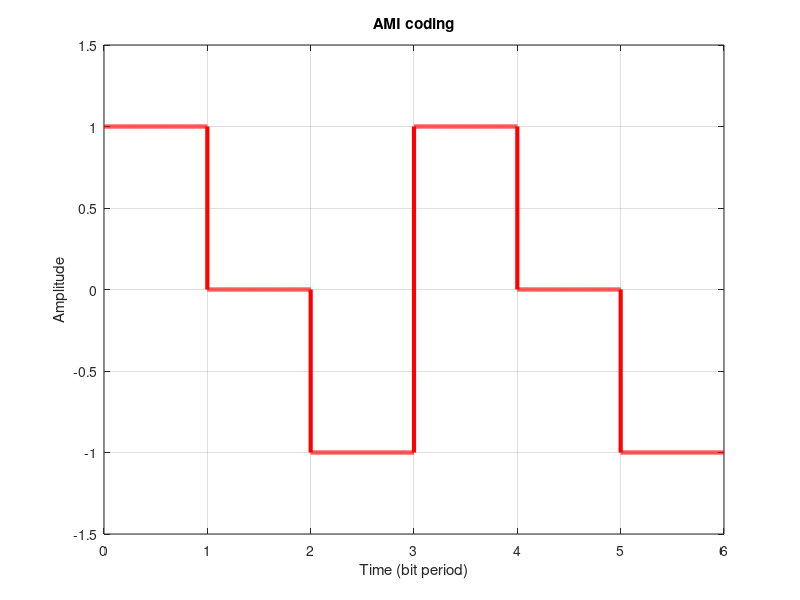

Write MATLAB code to recreate this figure.
clc;
clear all;
close all;
data = [ 0 1 0 0 1 0 ]
t = 0:0.001:1; %time duration of single pulse
digital_signal = []; 
time = []; 
sign = 1;
for i = 1:1:numel(data)
    if(data(i)==0) 
        digital_signal = [digital_signal sign*ones(1,length(t))];
        sign = -sign;
    else
        digital_signal = [digital_signal zeros(1,length(t))];
    end
    time = [time t]; t = t + 1;
end

% Plot the Digital Signal
 
plot(time,digital_signal,'r','LineWidth',3); 
xlabel('Time (bit period)'); 
ylabel('Amplitude'); title('AMI coding'); axis([0 time(end) -1.5 1.5]); 
grid on;

